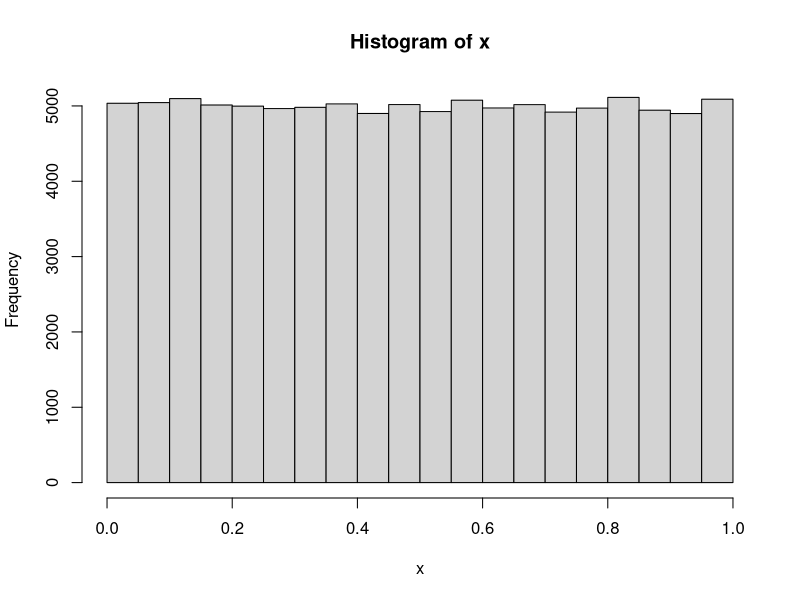
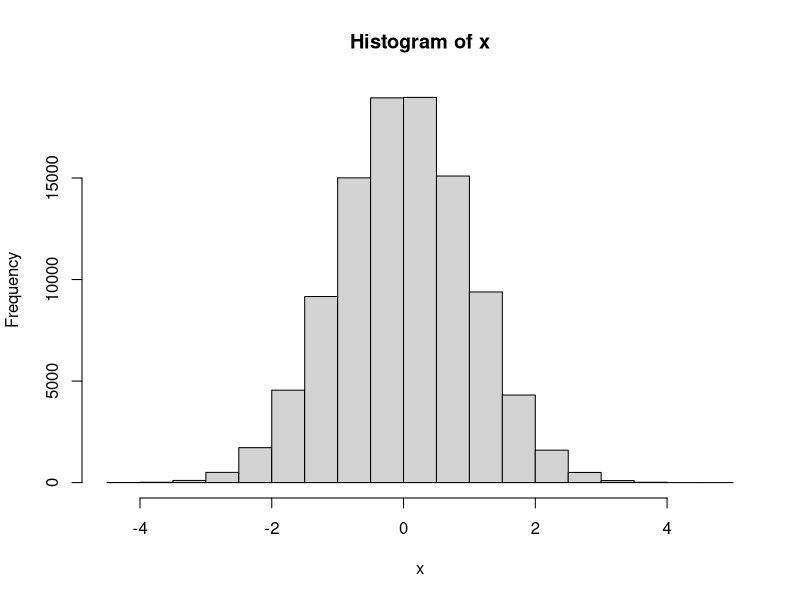
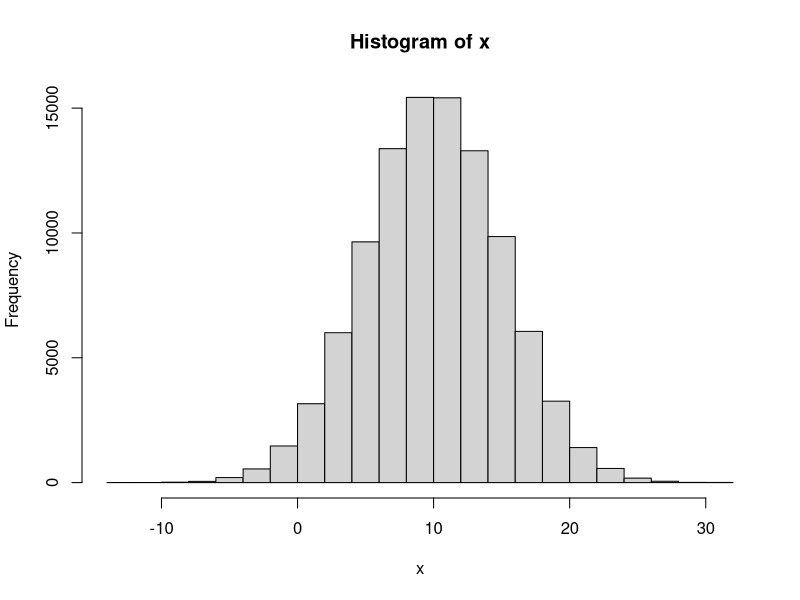
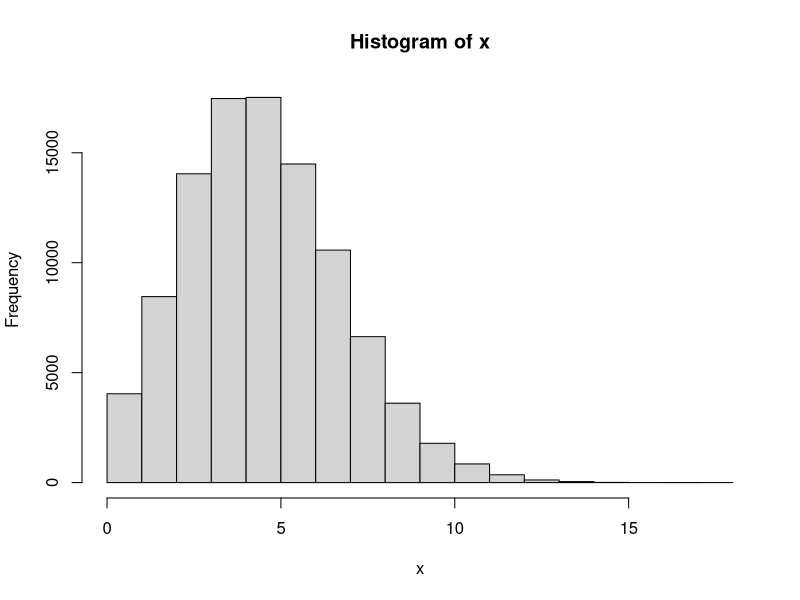
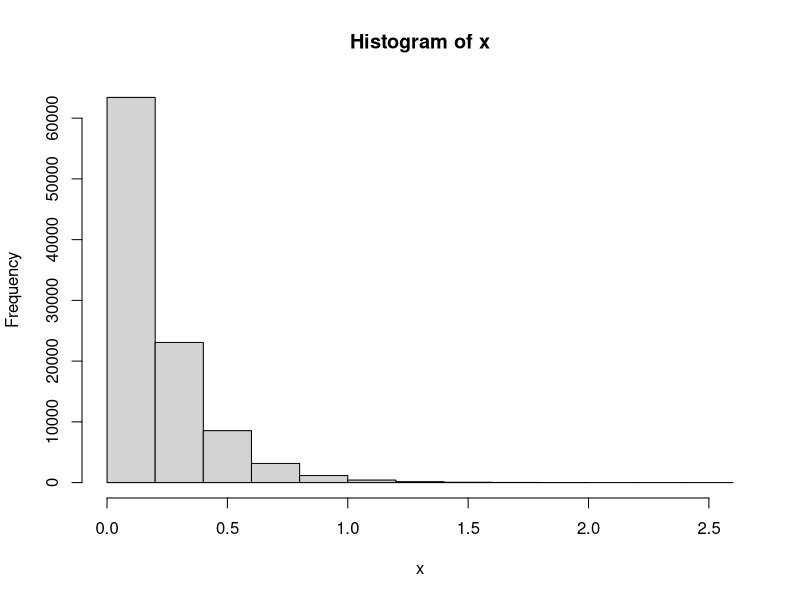

Generate these figures, in order, with R:
## ---- chunk 1
    (a_vector     <- 1:9)
    (another_vect <- c(1, 2, 3, 4, 5, 6, 7, 8, 9))
    (a_string_vec <- c("I", "like", "netdiffuseR"))
    (a_matrix     <- matrix(a_vector, ncol = 3))
    (a_string_mat <- matrix(letters[1:9], ncol=3)) # Matrices can be of strings too
    (another_mat  <- cbind(1:4, 11:14)) # The `cbind` operator does "column bind"
    (another_mat2 <- rbind(1:4, 11:14)) # The `rbind` operator does "row bind"
    (a_string_mat <- matrix(letters[1:9], ncol = 3))
    (a_list       <- list(a_vector, a_matrix))
    (another_list <- list(my_vec = a_vector, my_mat = a_matrix)) # same but with names!
    # Data frames can have multiple types of elements, it is a collection of lists
    (a_data_frame <- data.frame(x = 1:10, y = letters[1:10]))
## ---- chunk 2
    a_vector[1:3] # First 3 elements
    a_string_vec[3] # Third element
    a_matrix[1:2, 1:2] # A sub matrix
    a_matrix[,3] # Third column
    a_matrix[3,] # Third row
    a_string_mat[1:6] # First 6 elements of the matrix. R stores matrices by column.
    
    # These three are equivalent
    another_list[[1]]
    another_list$my_vec
    another_list[["my_vec"]]
    
    # Data frames are just like lists
    a_data_frame[[1]]
    a_data_frame[,1]
    a_data_frame[["x"]]
    a_data_frame$x
## ---- chunk 3
    # The oldfashion forloop
    for (i in 1:10) {
      print(paste("I'm step", i, "/", 10))
    }
    
    # A nice ifelse
    
    for (i in 1:10) {
      
      if (i %% 2) # Modulus operand
        print(paste("I'm step", i, "/", 10, "(and I'm odd)"))
      else
        print(paste("I'm step", i, "/", 10, "(and I'm even)"))
      
    }
    
    # A while
    i <- 10
    while (i > 0) {
      print(paste("I'm step", i, "/", 10))
      i <- i - 1
    }
## ---- chunk 4
    # To ensure reproducibility
    set.seed(1231)
    
    # 100,000 Unif(0,1) numbers
    x <- runif(1e5)
    hist(x)
    
    # 100,000 N(0,1) numbers
    x <- rnorm(1e5)
    hist(x)
    
    # 100,000 N(10,25) numbers
    x <- rnorm(1e5, mean = 10, sd = 5)
    hist(x)
    
    # 100,000 Poisson(5) numbers
    x <- rpois(1e5, lambda = 5)
    hist(x)
    
    # 100,000 rexp(5) numbers
    x <- rexp(1e5, 5)
    hist(x)
